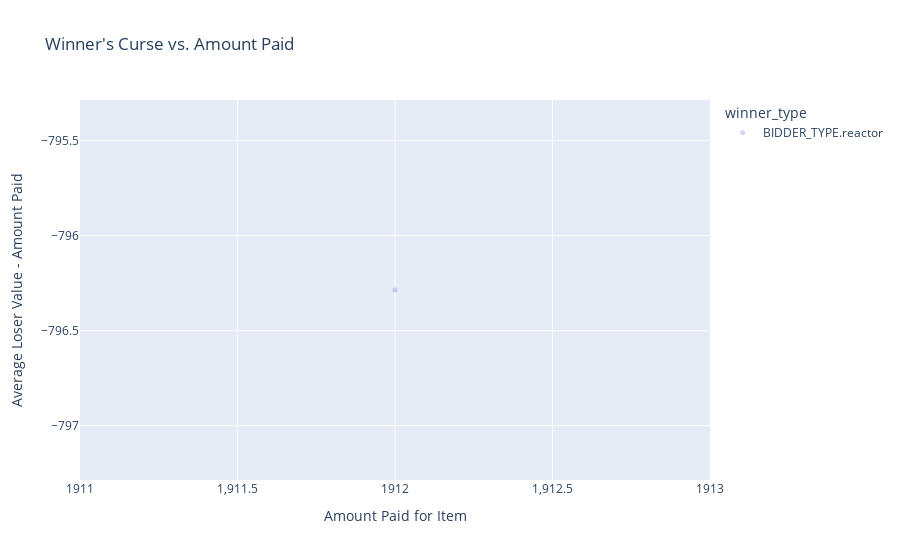

This figure's notebook cell:
### Code cell
fig = px.scatter(df, x="winner_amount", y="winner_curse", color="winner_type", trendline='ols',
                 opacity=0.3, title='Winner\'s Curse vs. Amount Paid')
fig.update_traces(marker_size=5)
fig.update_xaxes(title='Amount Paid for Item')
fig.update_yaxes(title='Average Loser Value - Amount Paid')
fig.show()

### Figure 1 — Plotly figure (JSON) as saved in the notebook; plotly's stock layout.template omitted (floating-point values rounded to 4 significant figures)
{"data": [{"hovertemplate": "winner_type=BIDDER_TYPE.reactor<br>winner_amount=%{x}<br>winner_curse=%{y}<extra></extra>", "legendgroup": "BIDDER_TYPE.reactor", "marker": {"color": "#636efa", "opacity": 0.3, "size": 5, "symbol": "circle"}, "mode": "markers", "name": "BIDDER_TYPE.reactor", "orientation": "v", "showlegend": true, "type": "scatter", "x": [1912], "xaxis": "x", "y": [-796.3], "yaxis": "y"}, {"hovertemplate": "winner_type=BIDDER_TYPE.reactor<extra></extra>", "legendgroup": "BIDDER_TYPE.reactor", "marker": {"color": "#636efa", "size": 5, "symbol": "circle"}, "mode": "lines", "name": "BIDDER_TYPE.reactor", "showlegend": false, "type": "scatter", "xaxis": "x", "yaxis": "y"}], "layout": {"legend": {"title": {"text": "winner_type"}, "tracegroupgap": 0}, "title": {"text": "Winner's Curse vs. Amount Paid"}, "xaxis": {"anchor": "y", "domain": [0, 1], "title": {"text": "Amount Paid for Item"}}, "yaxis": {"anchor": "x", "domain": [0, 1], "title": {"text": "Average Loser Value - Amount Paid"}}}}
